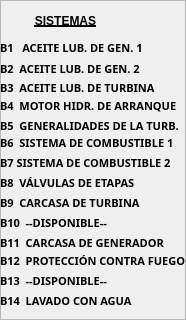
  <widget class="QFrame" name="frame_2">
   <property name="geometry">
    <rect>
     <x>5</x>
     <y>290</y>
     <width>186</width>
     <height>320</height>
    </rect>
   </property>
   <property name="frameShape">
    <enum>QFrame::StyledPanel</enum>
   </property>
   <property name="frameShadow">
    <enum>QFrame::Raised</enum>
   </property>
   <widget class="QLabel" name="label_18">
    <property name="geometry">
     <rect>
      <x>0</x>
      <y>10</y>
      <width>131</width>
      <height>21</height>
     </rect>
    </property>
    <property name="minimumSize">
     <size>
      <width>131</width>
      <height>21</height>
     </size>
    </property>
    <property name="font">
     <font>
      <pointsize>9</pointsize>
      <weight>75</weight>
      <bold>true</bold>
      <underline>true</underline>
     </font>
    </property>
    <property name="text">
     <string>SISTEMAS</string>
    </property>
    <property name="alignment">
     <set>Qt::AlignCenter</set>
    </property>
   </widget>
   <widget class="QLabelClick" name="lb_B8_1">
    <property name="geometry">
     <rect>
      <x>0</x>
      <y>174</y>
      <width>181</width>
      <height>17</height>
     </rect>
    </property>
    <property name="minimumSize">
     <size>
      <width>20</width>
      <height>0</height>
     </size>
    </property>
    <property name="font">
     <font>
      <family>Agency FB</family>
      <pointsize>8</pointsize>
      <weight>75</weight>
      <bold>true</bold>
      <underline>false</underline>
     </font>
    </property>
    <property name="cursor">
     <cursorShape>PointingHandCursor</cursorShape>
    </property>
    <property name="text">
     <string>B8  VÁLVULAS DE ETAPAS</string>
    </property>
    <property name="alignment">
     <set>Qt::AlignLeading|Qt::AlignLeft|Qt::AlignVCenter</set>
    </property>
   </widget>
   <widget class="QLabelClick" name="lb_B9_1">
    <property name="geometry">
     <rect>
      <x>0</x>
      <y>194</y>
      <width>181</width>
      <height>17</height>
     </rect>
    </property>
    <property name="minimumSize">
     <size>
      <width>20</width>
      <height>0</height>
     </size>
    </property>
    <property name="font">
     <font>
      <family>Agency FB</family>
      <pointsize>8</pointsize>
      <weight>75</weight>
      <bold>true</bold>
      <underline>false</underline>
     </font>
    </property>
    <property name="cursor">
     <cursorShape>PointingHandCursor</cursorShape>
    </property>
    <property name="text">
     <string>B9  CARCASA DE TURBINA</string>
    </property>
    <property name="alignment">
     <set>Qt::AlignLeading|Qt::AlignLeft|Qt::AlignVCenter</set>
    </property>
   </widget>
   <widget class="QLabelClick" name="lb_B1_1">
    <property name="geometry">
     <rect>
      <x>0</x>
      <y>39</y>
      <width>158</width>
      <height>17</height>
     </rect>
    </property>
    <property name="minimumSize">
     <size>
      <width>20</width>
      <height>0</height>
     </size>
    </property>
    <property name="font">
     <font>
      <family>Agency FB</family>
      <pointsize>8</pointsize>
      <weight>75</weight>
      <bold>true</bold>
      <underline>false</underline>
     </font>
    </property>
    <property name="cursor">
     <cursorShape>PointingHandCursor</cursorShape>
    </property>
    <property name="text">
     <string>B1   ACEITE LUB. DE GEN. 1</string>
    </property>
    <property name="alignment">
     <set>Qt::AlignLeading|Qt::AlignLeft|Qt::AlignVCenter</set>
    </property>
   </widget>
   <widget class="QLabelClick" name="lb_B11_1">
    <property name="geometry">
     <rect>
      <x>0</x>
      <y>234</y>
      <width>211</width>
      <height>17</height>
     </rect>
    </property>
    <property name="minimumSize">
     <size>
      <width>20</width>
      <height>0</height>
     </size>
    </property>
    <property name="font">
     <font>
      <family>Agency FB</family>
      <pointsize>8</pointsize>
      <weight>75</weight>
      <bold>true</bold>
      <underline>false</underline>
     </font>
    </property>
    <property name="cursor">
     <cursorShape>PointingHandCursor</cursorShape>
    </property>
    <property name="text">
     <string>B11  CARCASA DE GENERADOR</string>
    </property>
    <property name="alignment">
     <set>Qt::AlignLeading|Qt::AlignLeft|Qt::AlignVCenter</set>
    </property>
   </widget>
   <widget class="QLabelClick" name="lb_B2_1">
    <property name="geometry">
     <rect>
      <x>0</x>
      <y>60</y>
      <width>171</width>
      <height>17</height>
     </rect>
    </property>
    <property name="minimumSize">
     <size>
      <width>20</width>
      <height>0</height>
     </size>
    </property>
    <property name="font">
     <font>
      <family>Agency FB</family>
      <pointsize>8</pointsize>
      <weight>75</weight>
      <bold>true</bold>
      <underline>false</underline>
     </font>
    </property>
    <property name="cursor">
     <cursorShape>PointingHandCursor</cursorShape>
    </property>
    <property name="text">
     <string>B2  ACEITE LUB. DE GEN. 2</string>
    </property>
    <property name="alignment">
     <set>Qt::AlignLeading|Qt::AlignLeft|Qt::AlignVCenter</set>
    </property>
   </widget>
   <widget class="QLabelClick" name="lb_B12_1">
    <property name="geometry">
     <rect>
      <x>0</x>
      <y>252</y>
      <width>221</width>
      <height>17</height>
     </rect>
    </property>
    <property name="minimumSize">
     <size>
      <width>20</width>
      <height>0</height>
     </size>
    </property>
    <property name="font">
     <font>
      <family>Agency FB</family>
      <pointsize>8</pointsize>
      <weight>75</weight>
      <bold>true</bold>
      <underline>false</underline>
     </font>
    </property>
    <property name="cursor">
     <cursorShape>PointingHandCursor</cursorShape>
    </property>
    <property name="text">
     <string>B12  PROTECCIÓN CONTRA FUEGO</string>
    </property>
    <property name="alignment">
     <set>Qt::AlignLeading|Qt::AlignLeft|Qt::AlignVCenter</set>
    </property>
   </widget>
   <widget class="QLabel" name="lb_B13_1">
    <property name="geometry">
     <rect>
      <x>0</x>
      <y>272</y>
      <width>158</width>
      <height>17</height>
     </rect>
    </property>
    <property name="minimumSize">
     <size>
      <width>20</width>
      <height>0</height>
     </size>
    </property>
    <property name="font">
     <font>
      <family>Agency FB</family>
      <pointsize>8</pointsize>
      <weight>75</weight>
      <bold>true</bold>
      <underline>false</underline>
     </font>
    </property>
    <property name="cursor">
     <cursorShape>ArrowCursor</cursorShape>
    </property>
    <property name="text">
     <string>B13  --DISPONIBLE--</string>
    </property>
    <property name="alignment">
     <set>Qt::AlignLeading|Qt::AlignLeft|Qt::AlignVCenter</set>
    </property>
   </widget>
   <widget class="QLabelClick" name="lb_B14_1">
    <property name="geometry">
     <rect>
      <x>0</x>
      <y>292</y>
      <width>158</width>
      <height>17</height>
     </rect>
    </property>
    <property name="minimumSize">
     <size>
      <width>20</width>
      <height>0</height>
     </size>
    </property>
    <property name="font">
     <font>
      <family>Agency FB</family>
      <pointsize>8</pointsize>
      <weight>75</weight>
      <bold>true</bold>
      <underline>false</underline>
     </font>
    </property>
    <property name="cursor">
     <cursorShape>PointingHandCursor</cursorShape>
    </property>
    <property name="text">
     <string>B14  LAVADO CON AGUA</string>
    </property>
    <property name="alignment">
     <set>Qt::AlignLeading|Qt::AlignLeft|Qt::AlignVCenter</set>
    </property>
   </widget>
   <widget class="QLabelClick" name="lb_B10_1">
    <property name="geometry">
     <rect>
      <x>0</x>
      <y>214</y>
      <width>158</width>
      <height>17</height>
     </rect>
    </property>
    <property name="minimumSize">
     <size>
      <width>20</width>
      <height>0</height>
     </size>
    </property>
    <property name="font">
     <font>
      <family>Agency FB</family>
      <pointsize>8</pointsize>
      <weight>75</weight>
      <bold>true</bold>
      <underline>false</underline>
     </font>
    </property>
    <property name="cursor">
     <cursorShape>ArrowCursor</cursorShape>
    </property>
    <property name="text">
     <string>B10  --DISPONIBLE--</string>
    </property>
    <property name="alignment">
     <set>Qt::AlignLeading|Qt::AlignLeft|Qt::AlignVCenter</set>
    </property>
   </widget>
   <widget class="QLabelClick" name="lb_B7_1">
    <property name="geometry">
     <rect>
      <x>0</x>
      <y>154</y>
      <width>191</width>
      <height>17</height>
     </rect>
    </property>
    <property name="minimumSize">
     <size>
      <width>20</width>
      <height>0</height>
     </size>
    </property>
    <property name="font">
     <font>
      <family>Agency FB</family>
      <pointsize>8</pointsize>
      <weight>75</weight>
      <bold>true</bold>
      <underline>false</underline>
     </font>
    </property>
    <property name="cursor">
     <cursorShape>PointingHandCursor</cursorShape>
    </property>
    <property name="text">
     <string>B7 SISTEMA DE COMBUSTIBLE 2</string>
    </property>
    <property name="alignment">
     <set>Qt::AlignLeading|Qt::AlignLeft|Qt::AlignVCenter</set>
    </property>
   </widget>
   <widget class="QLabelClick" name="lb_B5_1">
    <property name="geometry">
     <rect>
      <x>0</x>
      <y>117</y>
      <width>211</width>
      <height>17</height>
     </rect>
    </property>
    <property name="minimumSize">
     <size>
      <width>20</width>
      <height>0</height>
     </size>
    </property>
    <property name="font">
     <font>
      <family>Agency FB</family>
      <pointsize>8</pointsize>
      <weight>75</weight>
      <bold>true</bold>
      <underline>false</underline>
     </font>
    </property>
    <property name="cursor">
     <cursorShape>PointingHandCursor</cursorShape>
    </property>
    <property name="text">
     <string>B5  GENERALIDADES DE LA TURB.</string>
    </property>
    <property name="alignment">
     <set>Qt::AlignLeading|Qt::AlignLeft|Qt::AlignVCenter</set>
    </property>
   </widget>
   <widget class="QLabelClick" name="lb_B6_1">
    <property name="geometry">
     <rect>
      <x>0</x>
      <y>134</y>
      <width>211</width>
      <height>17</height>
     </rect>
    </property>
    <property name="minimumSize">
     <size>
      <width>20</width>
      <height>0</height>
     </size>
    </property>
    <property name="font">
     <font>
      <family>Agency FB</family>
      <pointsize>8</pointsize>
      <weight>75</weight>
      <bold>true</bold>
      <underline>false</underline>
     </font>
    </property>
    <property name="cursor">
     <cursorShape>PointingHandCursor</cursorShape>
    </property>
    <property name="text">
     <string>B6  SISTEMA DE COMBUSTIBLE 1</string>
    </property>
    <property name="alignment">
     <set>Qt::AlignLeading|Qt::AlignLeft|Qt::AlignVCenter</set>
    </property>
   </widget>
   <widget class="QLabelClick" name="lb_B3_1">
    <property name="geometry">
     <rect>
      <x>0</x>
      <y>79</y>
      <width>181</width>
      <height>17</height>
     </rect>
    </property>
    <property name="minimumSize">
     <size>
      <width>20</width>
      <height>0</height>
     </size>
    </property>
    <property name="font">
     <font>
      <family>Agency FB</family>
      <pointsize>8</pointsize>
      <weight>75</weight>
      <bold>true</bold>
      <underline>false</underline>
     </font>
    </property>
    <property name="cursor">
     <cursorShape>PointingHandCursor</cursorShape>
    </property>
    <property name="text">
     <string>B3  ACEITE LUB. DE TURBINA</string>
    </property>
    <property name="alignment">
     <set>Qt::AlignLeading|Qt::AlignLeft|Qt::AlignVCenter</set>
    </property>
   </widget>
   <widget class="QLabelClick" name="lb_B4_1">
    <property name="geometry">
     <rect>
      <x>0</x>
      <y>97</y>
      <width>211</width>
      <height>17</height>
     </rect>
    </property>
    <property name="minimumSize">
     <size>
      <width>20</width>
      <height>0</height>
     </size>
    </property>
    <property name="font">
     <font>
      <family>Agency FB</family>
      <pointsize>8</pointsize>
      <weight>75</weight>
      <bold>true</bold>
      <underline>false</underline>
     </font>
    </property>
    <property name="cursor">
     <cursorShape>PointingHandCursor</cursorShape>
    </property>
    <property name="text">
     <string>B4  MOTOR HIDR. DE ARRANQUE</string>
    </property>
    <property name="alignment">
     <set>Qt::AlignLeading|Qt::AlignLeft|Qt::AlignVCenter</set>
    </property>
   </widget>
  </widget>
